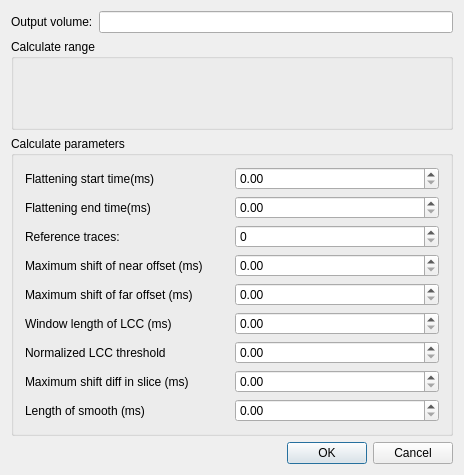
<?xml version="1.0" encoding="UTF-8"?>
<ui version="4.0">
 <class>XDlgGatherFlatten</class>
 <widget class="QDialog" name="XDlgGatherFlatten">
  <property name="geometry">
   <rect>
    <x>0</x>
    <y>0</y>
    <width>464</width>
    <height>463</height>
   </rect>
  </property>
  <property name="windowTitle">
   <string>Gather Flattening</string>
  </property>
  <layout class="QGridLayout" name="gridLayout_3">
   <item row="0" column="0">
    <widget class="QLabel" name="label">
     <property name="text">
      <string>Output volume:</string>
     </property>
    </widget>
   </item>
   <item row="4" column="1">
    <widget class="QDialogButtonBox" name="buttonBox">
     <property name="standardButtons">
      <set>QDialogButtonBox::Cancel|QDialogButtonBox::Ok</set>
     </property>
    </widget>
   </item>
   <item row="0" column="1">
    <widget class="QLineEdit" name="lineEditODV"/>
   </item>
   <item row="1" column="0" colspan="2">
    <widget class="QGroupBox" name="groupBox">
     <property name="title">
      <string>Calculate range</string>
     </property>
     <layout class="QGridLayout" name="gridLayout">
      <item row="0" column="0">
       <widget class="CXSliderComplex" name="m_pInlineWidget" native="true">
        <property name="minimumSize">
         <size>
          <width>0</width>
          <height>20</height>
         </size>
        </property>
       </widget>
      </item>
      <item row="1" column="0">
       <widget class="CXSliderComplex" name="m_pXlineWidget" native="true">
        <property name="minimumSize">
         <size>
          <width>0</width>
          <height>20</height>
         </size>
        </property>
       </widget>
      </item>
     </layout>
    </widget>
   </item>
   <item row="2" column="0" colspan="2">
    <widget class="QGroupBox" name="groupBox_2">
     <property name="title">
      <string>Calculate parameters</string>
     </property>
     <layout class="QGridLayout" name="gridLayout_2">
      <item row="6" column="1">
       <widget class="QDoubleSpinBox" name="dsbLCCThreshold"/>
      </item>
      <item row="2" column="1">
       <widget class="QSpinBox" name="sbRefTraces"/>
      </item>
      <item row="8" column="1">
       <widget class="QDoubleSpinBox" name="dsbSmoothLen"/>
      </item>
      <item row="2" column="0">
       <widget class="QLabel" name="label_4">
        <property name="text">
         <string>Reference traces:</string>
        </property>
       </widget>
      </item>
      <item row="4" column="1">
       <widget class="QDoubleSpinBox" name="dsbMaxShiftFar"/>
      </item>
      <item row="0" column="0">
       <widget class="QLabel" name="label_2">
        <property name="text">
         <string>Flattening start time(ms)</string>
        </property>
       </widget>
      </item>
      <item row="8" column="0">
       <widget class="QLabel" name="label_15">
        <property name="text">
         <string>Length of smooth (ms)</string>
        </property>
       </widget>
      </item>
      <item row="6" column="0">
       <widget class="QLabel" name="label_13">
        <property name="text">
         <string>Normalized LCC threshold</string>
        </property>
       </widget>
      </item>
      <item row="5" column="1">
       <widget class="QDoubleSpinBox" name="dsbLCCWinLen"/>
      </item>
      <item row="4" column="0">
       <widget class="QLabel" name="label_6">
        <property name="text">
         <string>Maximum shift of far offset (ms)</string>
        </property>
       </widget>
      </item>
      <item row="7" column="0">
       <widget class="QLabel" name="label_14">
        <property name="text">
         <string>Maximum shift diff in slice (ms)</string>
        </property>
       </widget>
      </item>
      <item row="1" column="1">
       <widget class="QDoubleSpinBox" name="dsbEndTime"/>
      </item>
      <item row="0" column="1">
       <widget class="QDoubleSpinBox" name="dsbStartTime"/>
      </item>
      <item row="3" column="0">
       <widget class="QLabel" name="label_5">
        <property name="text">
         <string>Maximum shift of near offset (ms)</string>
        </property>
       </widget>
      </item>
      <item row="7" column="1">
       <widget class="QDoubleSpinBox" name="dsbShiftDiff"/>
      </item>
      <item row="5" column="0">
       <widget class="QLabel" name="label_12">
        <property name="text">
         <string>Window length of LCC (ms)</string>
        </property>
       </widget>
      </item>
      <item row="1" column="0">
       <widget class="QLabel" name="label_3">
        <property name="text">
         <string>Flattening end time(ms)</string>
        </property>
       </widget>
      </item>
      <item row="3" column="1">
       <widget class="QDoubleSpinBox" name="dsbMaxShiftNear"/>
      </item>
     </layout>
    </widget>
   </item>
  </layout>
 </widget>
 <layoutdefault spacing="6" margin="11"/>
 <customwidgets>
  <customwidget>
   <class>CXSliderComplex</class>
   <extends>QWidget</extends>
   <header location="global">xslidercomplex.h</header>
   <container>1</container>
  </customwidget>
 </customwidgets>
 <resources/>
 <connections>
  <connection>
   <sender>buttonBox</sender>
   <signal>accepted()</signal>
   <receiver>XDlgGatherFlatten</receiver>
   <slot>accept()</slot>
   <hints>
    <hint type="sourcelabel">
     <x>261</x>
     <y>272</y>
    </hint>
    <hint type="destinationlabel">
     <x>164</x>
     <y>260</y>
    </hint>
   </hints>
  </connection>
  <connection>
   <sender>buttonBox</sender>
   <signal>rejected()</signal>
   <receiver>XDlgGatherFlatten</receiver>
   <slot>reject()</slot>
   <hints>
    <hint type="sourcelabel">
     <x>365</x>
     <y>270</y>
    </hint>
    <hint type="destinationlabel">
     <x>70</x>
     <y>265</y>
    </hint>
   </hints>
  </connection>
 </connections>
</ui>
